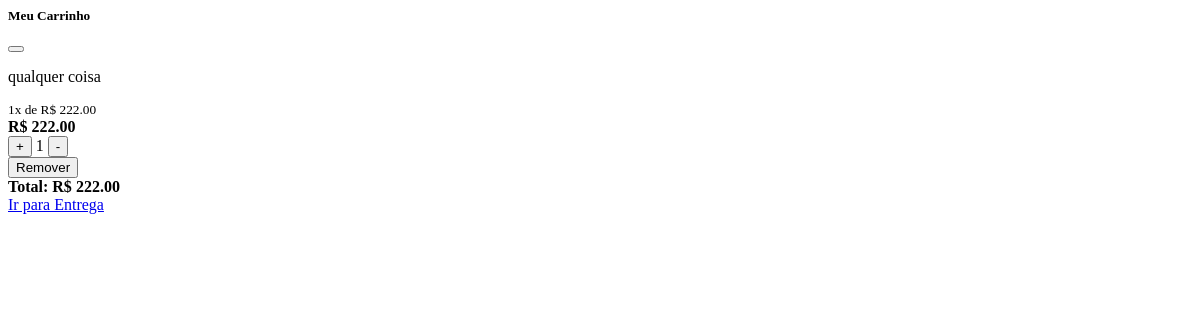
/ver-carrinho (signed in), run on an earlier commit of the app's database.
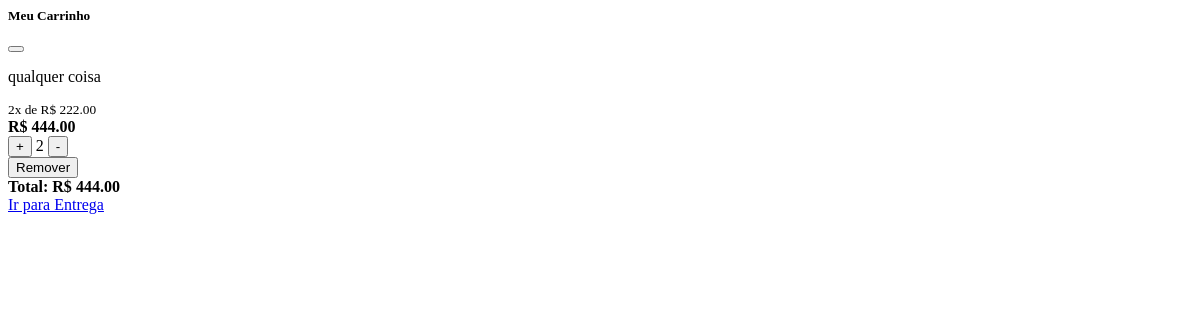
And on a later commit of the database.
### projetoafgmed/models.py (models this page shows)
class ItemCarrinho(database.Model):
    id = database.Column(database.Integer, primary_key=True)
    id_carrinho = database.Column(database.Integer, database.ForeignKey('carrinho.id'), nullable=False)
    id_produto = database.Column(database.Integer, database.ForeignKey('produto.id'), nullable=False)
    quantidade = database.Column(database.Integer, default=1)
    preco_unitario = database.Column(database.Float, nullable=False)
    produto = database.relationship('Produto')

class Produto(database.Model):
    id = database.Column(database.Integer, primary_key=True)
    nome = database.Column(database.String, nullable=False)
    descricao = database.Column(database.String)
    preco = database.Column(database.Float, nullable=False)
    estoque = database.Column(database.Integer, default=0)
    foto = database.Column(database.String, default="default.jpg")
    ativo = database.Column(database.Boolean, default=True, nullable=False)
    destaque_home = database.Column(database.Boolean, default=False, nullable=False)
    data_criacao = database.Column(database.DateTime, nullable=False, default=datetime.utcnow)

### projetoafgmed/routes.py (the view)
@app.route("/ver-carrinho")
@login_required
def ver_carrinho():
    carrinho = Carrinho.query.filter_by(id_usuario=current_user.id, status='ativo').first()
    itens = carrinho.itens if carrinho else []
    total = sum(item.quantidade * item.preco_unitario for item in itens)
    return render_template("_carrinho_lateral.html", itens_carrinho=itens, total_carrinho=total)

### projetoafgmed/models.py (called while the page is built)
@login_manager.user_loader
def load_usuario(id_usuario):
    return Usuario.query.get(int(id_usuario))

### projetoafgmed/routes.py (called while the page is built, shortened)
@app.context_processor
def carrinho_global():
    if current_user.is_authenticated:
        carrinho = Carrinho.query.filter_by(
            id_usuario=current_user.id,
            status="ativo"
        ).first()
        itens = carrinho.itens if carrinho else []
        total = sum(item.quantidade * item.preco_unitario for item in itens)
        quantidade = sum(item.quantidade for item in itens)
        return {
            "carrinho": carrinho,
            "itens_carrinho": itens,
            "total_carrinho": total,
            "quantidade_carrinho": quantidade
        }

### projetoafgmed/templates/_carrinho_lateral.html (shortened to what this page needs)
<div class="offcanvas offcanvas-end" tabindex="-1" id="carrinhoLateral" aria-labelledby="carrinhoLabel">
    <div class="offcanvas-header">
        <h5 class="offcanvas-title fw-bold" id="carrinhoLabel">Meu Carrinho</h5>
        <button type="button" class="btn-close" data-bs-dismiss="offcanvas" aria-label="Fechar"></button>
    </div>
    <div class="offcanvas-body p-3" id="carrinho-body">
        <div id="itens-carrinho-container">
            {% if itens_carrinho %}
                {% for item in itens_carrinho %}
                <div class="carrinho-item border rounded p-2 mb-2" data-id="{{ item.id }}">
                    <div class="d-flex justify-content-between align-items-start">
                        <div>
                            <p class="mb-1 fw-semibold">{{ item.produto.nome }}</p>
                            <small>{{ item.quantidade }}x de R$ {{ '%.2f' % item.preco_unitario }}</small>
                        </div>
                        <strong>R$ {{ '%.2f' % (item.quantidade * item.preco_unitario) }}</strong>
                    </div>
                    <div class="d-flex justify-content-between align-items-center mt-2">
                        <div class="d-flex align-items-center gap-2">
                            <button class="btn btn-sm btn-outline-secondary btn-aumentar" data-id="{{ item.id }}" {% if item.produto.estoque <= 0 %}disabled{% endif %}>+</button>
                            <span class="fw-bold">{{ item.quantidade }}</span>
                            <button class="btn btn-sm btn-outline-secondary btn-diminuir" data-id="{{ item.id }}">-</button>
                        </div>
                        <button class="btn btn-sm btn-outline-danger btn-remover" data-id="{{ item.id }}">Remover</button>
                    </div>
                </div>
                {% endfor %}
                <div class="carrinho-total mt-3 border-top pt-2">
                    <div class="d-flex justify-content-between align-items-center">
                        <strong>Total:</strong>
                        <strong id="total-carrinho">R$ {{ '%.2f' % total_carrinho }}</strong>
                    </div>
                </div>
                <a href="{{ url_for('entrega', id_carrinho=carrinho.id) }}" class="btn btn-primary w-100 mt-2">Ir para Entrega</a>
            {% else %}
                <p class="text-center text-muted mt-4">Seu carrinho está vazio.</p>
            {% endif %}
        </div>
    </div>
</div>

What changed in the data, as far as the page shows it:
changed ItemCarrinho "qualquer coisa": quantidade "1" → "2"; item.quantidade*item.preco_unitario "222.00" → "444.00"
Also different on the page:
{{ '%.2f' % total_carrinho }}: "222.00" → "444.00"
